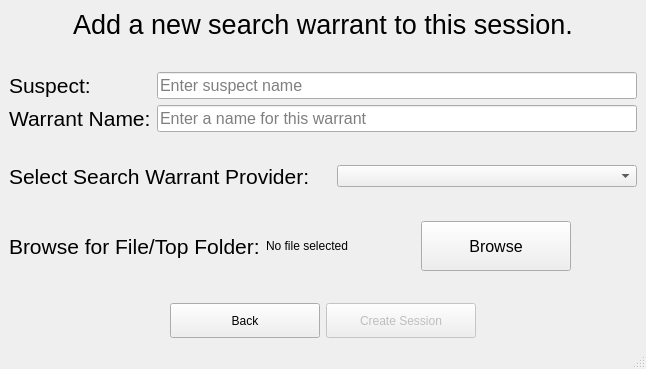
<?xml version="1.0" encoding="UTF-8"?>
<ui version="4.0">
 <class>AddDataWindow</class>
 <widget class="QMainWindow" name="AddDataWindow">
  <property name="geometry">
   <rect>
    <x>0</x>
    <y>0</y>
    <width>646</width>
    <height>369</height>
   </rect>
  </property>
  <property name="windowTitle">
   <string>Add Search Warrant</string>
  </property>
  <widget class="QWidget" name="centralwidget">
   <layout class="QFormLayout" name="formLayout">
    <item row="0" column="0" colspan="2">
     <widget class="QLabel" name="label">
      <property name="font">
       <font>
        <pointsize>20</pointsize>
       </font>
      </property>
      <property name="text">
       <string>Add a new search warrant to this session.</string>
      </property>
      <property name="alignment">
       <set>Qt::AlignCenter</set>
      </property>
      <property name="wordWrap">
       <bool>true</bool>
      </property>
     </widget>
    </item>
    <item row="4" column="0">
     <spacer name="verticalSpacer_2">
      <property name="orientation">
       <enum>Qt::Vertical</enum>
      </property>
      <property name="sizeHint" stdset="0">
       <size>
        <width>20</width>
        <height>40</height>
       </size>
      </property>
     </spacer>
    </item>
    <item row="5" column="0" colspan="2">
     <layout class="QHBoxLayout" name="horizontalLayout">
      <item>
       <widget class="QLabel" name="label_2">
        <property name="font">
         <font>
          <pointsize>16</pointsize>
         </font>
        </property>
        <property name="text">
         <string>Select Search Warrant Provider:</string>
        </property>
       </widget>
      </item>
      <item>
       <widget class="QComboBox" name="providerComboxBox">
        <property name="minimumSize">
         <size>
          <width>250</width>
          <height>0</height>
         </size>
        </property>
        <property name="maximumSize">
         <size>
          <width>300</width>
          <height>16777215</height>
         </size>
        </property>
        <property name="currentText">
         <string/>
        </property>
       </widget>
      </item>
     </layout>
    </item>
    <item row="6" column="0">
     <spacer name="verticalSpacer">
      <property name="orientation">
       <enum>Qt::Vertical</enum>
      </property>
      <property name="sizeHint" stdset="0">
       <size>
        <width>20</width>
        <height>40</height>
       </size>
      </property>
     </spacer>
    </item>
    <item row="7" column="0" colspan="2">
     <layout class="QHBoxLayout" name="horizontalLayout_2">
      <item>
       <widget class="QLabel" name="label_3">
        <property name="font">
         <font>
          <pointsize>16</pointsize>
         </font>
        </property>
        <property name="text">
         <string>Browse for File/Top Folder:</string>
        </property>
       </widget>
      </item>
      <item>
       <widget class="QLabel" name="fileNameLabel">
        <property name="text">
         <string>No file selected</string>
        </property>
       </widget>
      </item>
      <item>
       <spacer name="horizontalSpacer_2">
        <property name="orientation">
         <enum>Qt::Horizontal</enum>
        </property>
        <property name="sizeHint" stdset="0">
         <size>
          <width>40</width>
          <height>20</height>
         </size>
        </property>
       </spacer>
      </item>
      <item>
       <widget class="QPushButton" name="browseButton">
        <property name="enabled">
         <bool>true</bool>
        </property>
        <property name="minimumSize">
         <size>
          <width>150</width>
          <height>50</height>
         </size>
        </property>
        <property name="maximumSize">
         <size>
          <width>200</width>
          <height>50</height>
         </size>
        </property>
        <property name="font">
         <font>
          <pointsize>12</pointsize>
         </font>
        </property>
        <property name="text">
         <string>Browse</string>
        </property>
       </widget>
      </item>
      <item>
       <spacer name="horizontalSpacer">
        <property name="orientation">
         <enum>Qt::Horizontal</enum>
        </property>
        <property name="sizeHint" stdset="0">
         <size>
          <width>40</width>
          <height>20</height>
         </size>
        </property>
       </spacer>
      </item>
     </layout>
    </item>
    <item row="8" column="0">
     <spacer name="verticalSpacer_3">
      <property name="orientation">
       <enum>Qt::Vertical</enum>
      </property>
      <property name="sizeHint" stdset="0">
       <size>
        <width>20</width>
        <height>40</height>
       </size>
      </property>
     </spacer>
    </item>
    <item row="9" column="0" colspan="2">
     <layout class="QHBoxLayout" name="horizontalLayout_3">
      <item>
       <spacer name="horizontalSpacer_3">
        <property name="orientation">
         <enum>Qt::Horizontal</enum>
        </property>
        <property name="sizeHint" stdset="0">
         <size>
          <width>40</width>
          <height>20</height>
         </size>
        </property>
       </spacer>
      </item>
      <item>
       <widget class="QPushButton" name="cancelButton">
        <property name="minimumSize">
         <size>
          <width>150</width>
          <height>30</height>
         </size>
        </property>
        <property name="maximumSize">
         <size>
          <width>250</width>
          <height>50</height>
         </size>
        </property>
        <property name="sizeIncrement">
         <size>
          <width>250</width>
          <height>50</height>
         </size>
        </property>
        <property name="text">
         <string>Back</string>
        </property>
       </widget>
      </item>
      <item>
       <widget class="QPushButton" name="createSessionButton">
        <property name="enabled">
         <bool>false</bool>
        </property>
        <property name="minimumSize">
         <size>
          <width>150</width>
          <height>35</height>
         </size>
        </property>
        <property name="maximumSize">
         <size>
          <width>200</width>
          <height>50</height>
         </size>
        </property>
        <property name="text">
         <string>Create Session</string>
        </property>
       </widget>
      </item>
      <item>
       <spacer name="horizontalSpacer_4">
        <property name="orientation">
         <enum>Qt::Horizontal</enum>
        </property>
        <property name="sizeHint" stdset="0">
         <size>
          <width>40</width>
          <height>20</height>
         </size>
        </property>
       </spacer>
      </item>
     </layout>
    </item>
    <item row="2" column="0">
     <widget class="QLabel" name="label_4">
      <property name="font">
       <font>
        <pointsize>16</pointsize>
       </font>
      </property>
      <property name="text">
       <string>Suspect:</string>
      </property>
     </widget>
    </item>
    <item row="1" column="0">
     <spacer name="verticalSpacer_4">
      <property name="orientation">
       <enum>Qt::Vertical</enum>
      </property>
      <property name="sizeHint" stdset="0">
       <size>
        <width>20</width>
        <height>40</height>
       </size>
      </property>
     </spacer>
    </item>
    <item row="2" column="1">
     <widget class="QLineEdit" name="suspectNameLineEdit">
      <property name="font">
       <font>
        <pointsize>12</pointsize>
       </font>
      </property>
      <property name="placeholderText">
       <string>Enter suspect name</string>
      </property>
     </widget>
    </item>
    <item row="3" column="0">
     <widget class="QLabel" name="label_5">
      <property name="font">
       <font>
        <pointsize>16</pointsize>
       </font>
      </property>
      <property name="text">
       <string>Warrant Name:</string>
      </property>
     </widget>
    </item>
    <item row="3" column="1">
     <widget class="QLineEdit" name="warrantNameLineEdit">
      <property name="font">
       <font>
        <pointsize>12</pointsize>
       </font>
      </property>
      <property name="placeholderText">
       <string>Enter a name for this warrant</string>
      </property>
     </widget>
    </item>
   </layout>
  </widget>
  <widget class="QMenuBar" name="menubar">
   <property name="geometry">
    <rect>
     <x>0</x>
     <y>0</y>
     <width>646</width>
     <height>22</height>
    </rect>
   </property>
  </widget>
  <widget class="QStatusBar" name="statusbar"/>
 </widget>
 <resources/>
 <connections/>
</ui>
